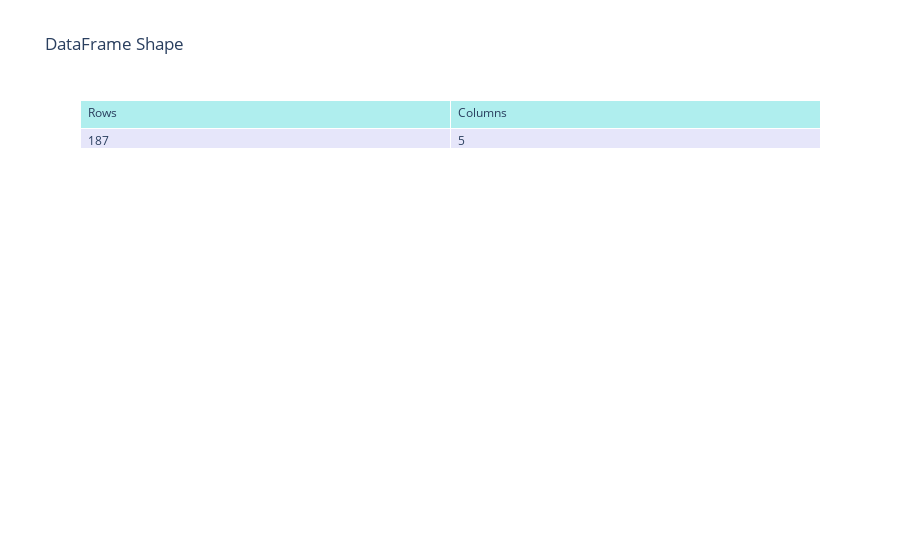
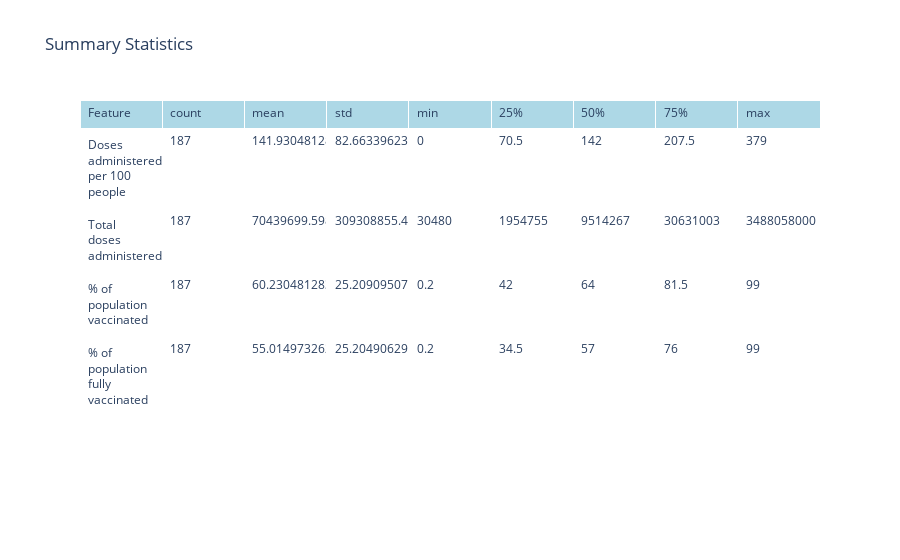
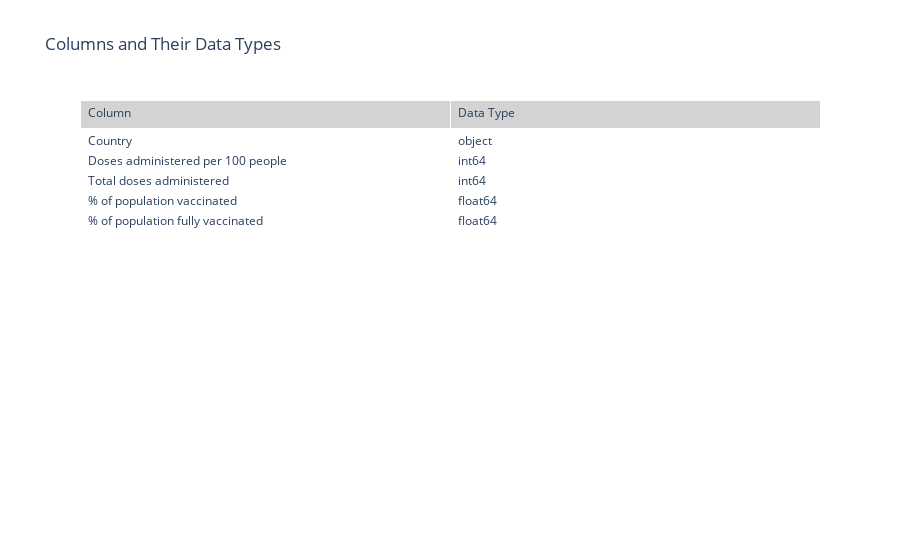
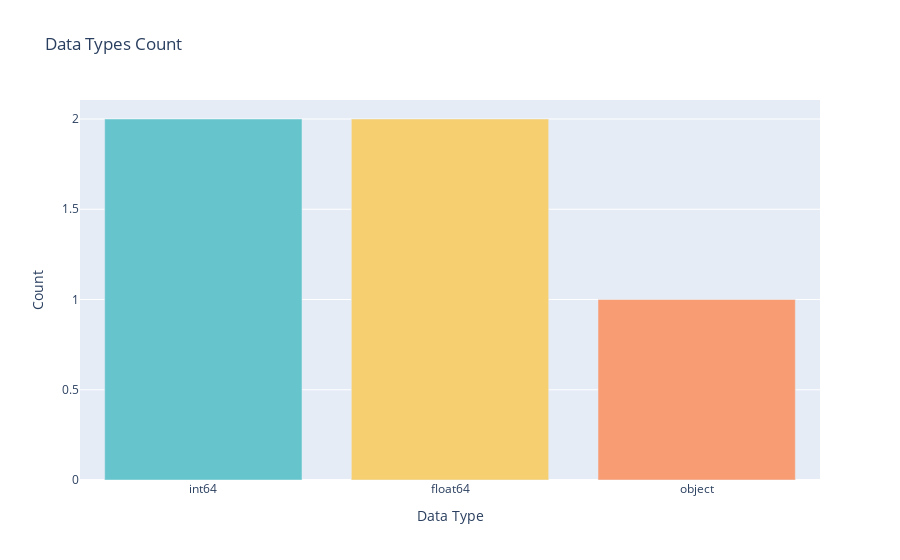

The notebook cell saved with these charts, in order:
### Markdown cell above
## Understand the Data

Examine the structure, data types, and summary statistics of the dataset.

### Code cell
import plotly.graph_objects as go
import plotly.express as px


# Display shape 
shape_df = pd.DataFrame({'Rows': [df.shape[0]], 'Columns': [df.shape[1]]})
fig_shape = go.Figure(data=[go.Table(
    header=dict(values=list(shape_df.columns), fill_color='paleturquoise', align='left'),
    cells=dict(values=[shape_df.Rows, shape_df.Columns], fill_color='lavender', align='left'))
])
fig_shape.update_layout(title_text='DataFrame Shape')
fig_shape.show()

# Styled summary 
describe_df = df.describe().T.reset_index().rename(columns={'index': 'Feature'})
fig_desc = go.Figure(data=[go.Table(
    header=dict(values=list(describe_df.columns), fill_color='lightblue', align='left'),
    cells=dict(values=[describe_df[col] for col in describe_df.columns], fill_color='white', align='left'))
])
fig_desc.update_layout(title_text='Summary Statistics')
fig_desc.show()

# Display columns and their data types
dtypes_df = pd.DataFrame({'Column': df.columns, 'Data Type': df.dtypes.astype(str).values})


fig_cols = go.Figure(data=[go.Table(
    header=dict(values=list(dtypes_df.columns), fill_color='lightgrey', align='left'),
    cells=dict(values=[dtypes_df['Column'], dtypes_df['Data Type']], fill_color='white', align='left'))
])
fig_cols.update_layout(title_text='Columns and Their Data Types')
fig_cols.show()

# 3. Visualize data types
# Count data types
dtype_counts = df.dtypes.value_counts()
dtype_names = dtype_counts.index.astype(str)
fig_dtype = px.bar(x=dtype_names, y=dtype_counts.values, labels={'x': 'Data Type', 'y': 'Count'},
                  title='Data Types Count', color=dtype_names, color_discrete_sequence=px.colors.qualitative.Pastel)
fig_dtype.update_layout(showlegend=False)
fig_dtype.show()

### Figure 1 — Plotly figure (JSON) as saved in the notebook; plotly's stock layout.template omitted (floating-point values rounded to 4 significant figures)
{"data": [{"cells": {"align": "left", "fill": {"color": "lavender"}, "values": [[187], [5]]}, "header": {"align": "left", "fill": {"color": "paleturquoise"}, "values": ["Rows", "Columns"]}, "type": "table"}], "layout": {"title": {"text": "DataFrame Shape"}}}

### Figure 2 — Plotly figure (JSON) as saved in the notebook; plotly's stock layout.template omitted (floating-point values rounded to 4 significant figures)
{"data": [{"cells": {"align": "left", "fill": {"color": "white"}, "values": [["Doses administered per 100 people", "Total doses administered", "% of population vaccinated", "% of population fully vaccinated"], [187, 187, 187, 187], [141.9, 70440000.0, 60.23, 55.01], [82.66, 309300000.0, 25.21, 25.2], [0, 30480, 0.2, 0.2], [70.5, 1954755, 42, 34.5], [142, 9514267, 64, 57], [207.5, 30631003, 81.5, 76], [379, 3488058000, 99, 99]]}, "header": {"align": "left", "fill": {"color": "lightblue"}, "values": ["Feature", "count", "mean", "std", "min", "25%", "50%", "75%", "max"]}, "type": "table"}], "layout": {"title": {"text": "Summary Statistics"}}}

### Figure 3 — Plotly figure (JSON) as saved in the notebook; plotly's stock layout.template omitted (floating-point values rounded to 4 significant figures)
{"data": [{"cells": {"align": "left", "fill": {"color": "white"}, "values": [["Country", "Doses administered per 100 people", "Total doses administered", "% of population vaccinated", "% of population fully vaccinated"], ["object", "int64", "int64", "float64", "float64"]]}, "header": {"align": "left", "fill": {"color": "lightgrey"}, "values": ["Column", "Data Type"]}, "type": "table"}], "layout": {"title": {"text": "Columns and Their Data Types"}}}

### Figure 4 — Plotly figure (JSON) as saved in the notebook; plotly's stock layout.template omitted (floating-point values rounded to 4 significant figures)
{"data": [{"hovertemplate": "color=int64<br>Data Type=%{x}<br>Count=%{y}<extra></extra>", "legendgroup": "int64", "marker": {"color": "rgb(102, 197, 204)", "pattern": {"shape": ""}}, "name": "int64", "orientation": "v", "showlegend": true, "textposition": "auto", "type": "bar", "x": ["int64"], "xaxis": "x", "y": [2], "yaxis": "y"}, {"hovertemplate": "color=float64<br>Data Type=%{x}<br>Count=%{y}<extra></extra>", "legendgroup": "float64", "marker": {"color": "rgb(246, 207, 113)", "pattern": {"shape": ""}}, "name": "float64", "orientation": "v", "showlegend": true, "textposition": "auto", "type": "bar", "x": ["float64"], "xaxis": "x", "y": [2], "yaxis": "y"}, {"hovertemplate": "color=object<br>Data Type=%{x}<br>Count=%{y}<extra></extra>", "legendgroup": "object", "marker": {"color": "rgb(248, 156, 116)", "pattern": {"shape": ""}}, "name": "object", "orientation": "v", "showlegend": true, "textposition": "auto", "type": "bar", "x": ["object"], "xaxis": "x", "y": [1], "yaxis": "y"}], "layout": {"barmode": "relative", "legend": {"title": {"text": "color"}, "tracegroupgap": 0}, "showlegend": false, "title": {"text": "Data Types Count"}, "xaxis": {"anchor": "y", "domain": [0, 1], "title": {"text": "Data Type"}}, "yaxis": {"anchor": "x", "domain": [0, 1], "title": {"text": "Count"}}}}
